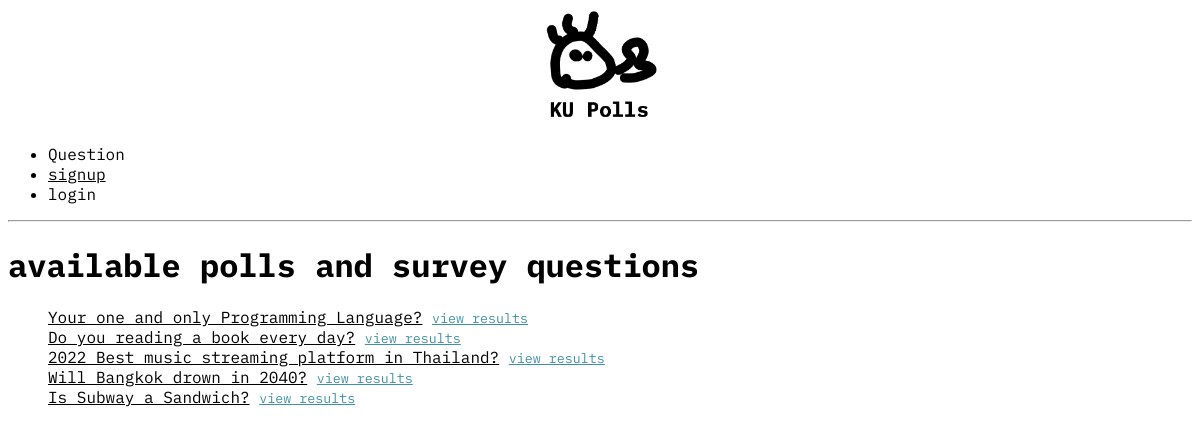
The page / on the database its author committed.
### polls/models.py (models this page shows, shortened)
class Question(models.Model):
    question_text = models.CharField(max_length=200)
    pub_date = models.DateTimeField('date published')
    end_date = models.DateTimeField('date end', null=True)
    def is_published(self):
        return (timezone.now() >= self.pub_date)
    def can_vote(self):
        time = timezone.now()
        if self.is_published():
            if self.end_date is None:
                return True
            else:
                return (time <= self.end_date)
        else:
            return False

### polls/views.py (the view)
# urls.py: path('', views.IndexView.as_view(), name='index'),
class IndexView(generic.ListView):
    template_name = 'polls/index.html'
    context_object_name = 'latest_question_list'
    def get_queryset(self):
        return Question.objects.filter(
            pub_date__lte=timezone.now()
        ).order_by('-pub_date')[:5]

### polls/templates/polls/index.html (shortened to what this page needs)
{% load static %}
<head>
<link rel="stylesheet" href="{% static 'polls/style.css' %}">
</head>
<body>
<nav>
    <a href=""><img src= "static/polls/images/logo-ku-polls-latest.png" alt="logo" class="center"></a>
    <ul class="nav-menu">
        <li><a href="" style="text-decoration: none;">Question</a></li>
        <li><a href="signup/">signup</a></li>
        <li><a href="accounts/login" style="text-decoration: none;">login</a></li>
    </ul>
</nav>
<hr>
<div class= "topic">
    <h1>available polls and survey questions</h1>
</div>
{% if latest_question_list %}
    <ul style="list-style-type: none;">
    {% for question in latest_question_list %}
    {% if question.can_vote %}
    <li><a href="{% url 'polls:detail' question.id %}">{{ question.question_text }}</a>
        <a href="{% url 'polls:results' question.id %}" style="color: #3E92A3" ><small>view results</small></a>
    </li>
    {% endif %}
    {% endfor %}
    </ul>
{% else %}
    <p>No polls are available.</p>
{% endif %}
</body>

### polls/static/polls/style.css (style rules this page uses)
li a { color: black; }
body { font-family: 'IBM Plex Mono'; font-size: medium; background: rgb(255, 255, 255) ; }
.center { display: block; margin-left: auto; margin-right: auto; width: 120; }

### rows shown on the page
Question: question_text "Your one and only Programming Language?"
Question: question_text "Do you reading a book every day?"
Question: question_text "2022 Best music streaming platform in Thailand?"
Question: question_text "Will Bangkok drown in 2040?"
Question: question_text "Is Subway a Sandwich?"
